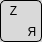
              <widget class="QWidget" name="key_Z" native="true">
               <property name="minimumSize">
                <size>
                 <width>42</width>
                 <height>42</height>
                </size>
               </property>
               <property name="maximumSize">
                <size>
                 <width>42</width>
                 <height>42</height>
                </size>
               </property>
               <property name="styleSheet">
                <string notr="true">border: 1px solid black;
background-color: #D9D9D9; 
border-radius: 5px;
 color: black; 
</string>
               </property>
               <layout class="QGridLayout" name="gridLayout_51" rowstretch="0,0,0,0" columnstretch="0,0,0">
                <property name="leftMargin">
                 <number>0</number>
                </property>
                <property name="topMargin">
                 <number>0</number>
                </property>
                <property name="rightMargin">
                 <number>0</number>
                </property>
                <property name="bottomMargin">
                 <number>0</number>
                </property>
                <property name="spacing">
                 <number>0</number>
                </property>
                <item row="3" column="2">
                 <widget class="QLabel" name="label_125">
                  <property name="styleSheet">
                   <string notr="true">border: none;  background: transparent</string>
                  </property>
                  <property name="text">
                   <string>  Я</string>
                  </property>
                 </widget>
                </item>
                <item row="3" column="0">
                 <widget class="QLabel" name="label_126">
                  <property name="styleSheet">
                   <string notr="true">border: none; background: transparent</string>
                  </property>
                  <property name="text">
                   <string/>
                  </property>
                 </widget>
                </item>
                <item row="2" column="0">
                 <widget class="QLabel" name="label_127">
                  <property name="styleSheet">
                   <string notr="true">border: none;  background: transparent</string>
                  </property>
                  <property name="text">
                   <string>   Z</string>
                  </property>
                 </widget>
                </item>
               </layout>
              </widget>
